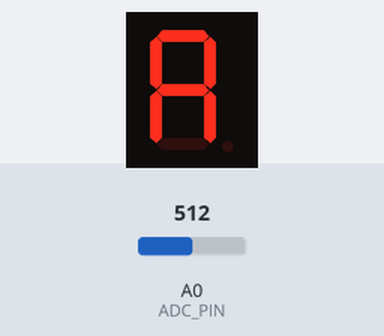
Bench run of a sketch on a simulated Arduino Uno, built with avr-gcc and run on an emulated ATmega328P. On the bench: 1-digit seven-segment display. Wiring (inferred from the names in the program): 1-digit 7-segment display, segments lit when LOW: segments pin 2, pin 3, pin 4, pin 5, pin 6, pin 7, pin 8. The test bench sets the inputs (shaded band); at power-on: A0 (ADC_PIN) = 512. The segment pins are drawn as the display they are named for; what the sketch prints to the serial monitor is not drawn.

Above: at 0.1 s.
At 1.4 s:
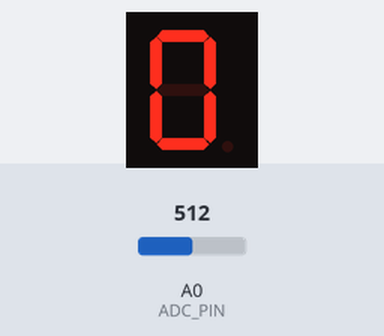
1.5 s: A0 (ADC_PIN) set to 605
4.5 s: A0 (ADC_PIN) set to 585
Timing chart, 0 to 7.5 s (numbered marks = the images above; inputs shaded):
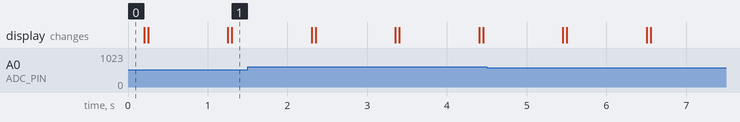

The sketch:

Placa_sensado_V2.ino
```cpp
/*Circuito de Comunicacion V2
Con conteo entre los 5 sensores.*/
#include <Wire.h>

// --- Config ---
const int S0 = 6;
const int S1 = 7;
const int S2 = 8;
const int ADC_PIN = A0;

// 7-Segment Display Pins
const int DISPLAY_A = 2;
const int DISPLAY_B = 4;
const int DISPLAY_C = 3;
const int DEBUG_LED = 5;

// --- Calibration ---
const int SENSOR_MIN = 595;
const int SENSOR_MAX = 680;

void setup() {
  pinMode(S0, OUTPUT);
  pinMode(S1, OUTPUT);
  pinMode(S2, OUTPUT);
  pinMode(DISPLAY_A, OUTPUT);
  pinMode(DISPLAY_B, OUTPUT);
  pinMode(DISPLAY_C, OUTPUT);
  pinMode(ADC_PIN, INPUT);
  pinMode(DEBUG_LED, OUTPUT);

  Serial.begin(115200);
  Serial.println("5-Sensor Loop Started");

  digitalWrite(DEBUG_LED, HIGH);
  delay(200);
  digitalWrite(DEBUG_LED, LOW);
}

void loop() {
  int sensorValues[5];
  int maxVal = -1;
  int maxIndex = 0;

  // 1. Loop through all 5 sensors
  for (int i = 0; i < 5; i++) {
    // Set MUX to channel i
    digitalWrite(S0, (i & 1) ? HIGH : LOW);
    digitalWrite(S1, (i & 2) ? HIGH : LOW);
    digitalWrite(S2, (i & 4) ? HIGH : LOW);

    delayMicroseconds(20); // Stand_by

    // Read and Scale
    int raw = analogRead(ADC_PIN);
    sensorValues[i] = raw;

    // Track Max
    if (raw > maxVal) {
      maxVal = raw;
      maxIndex = i;
    }
  }

  // 2. Display the Index of the Max Sensor (0-4)
  displayNumber(maxIndex);

  // 3. Send All 5 Values (10 Bytes) + Header
  // Header: 0xAA
  // Data: [Val0_L, Val0_H, Val1_L, Val1_H, ... Val4_L, Val4_H]
  Serial.write(0xAA);
  for (int i = 0; i < 5; i++) {
    Serial.write(lowByte(sensorValues[i]));
    Serial.write(highByte(sensorValues[i]));
  }

  // Debug LED
  digitalWrite(DEBUG_LED, HIGH);
  delay(50);
  digitalWrite(DEBUG_LED, LOW);

  // Keep the 1s delay for now for debugging
  delay(1000);
}

void displayNumber(int num) {
  // Only display 0-4
  if (num > 4) num = 0;
  digitalWrite(DISPLAY_A, (num & 1) ? HIGH : LOW);
  digitalWrite(DISPLAY_B, (num & 2) ? HIGH : LOW);
  digitalWrite(DISPLAY_C, (num & 4) ? HIGH : LOW);
}
```
